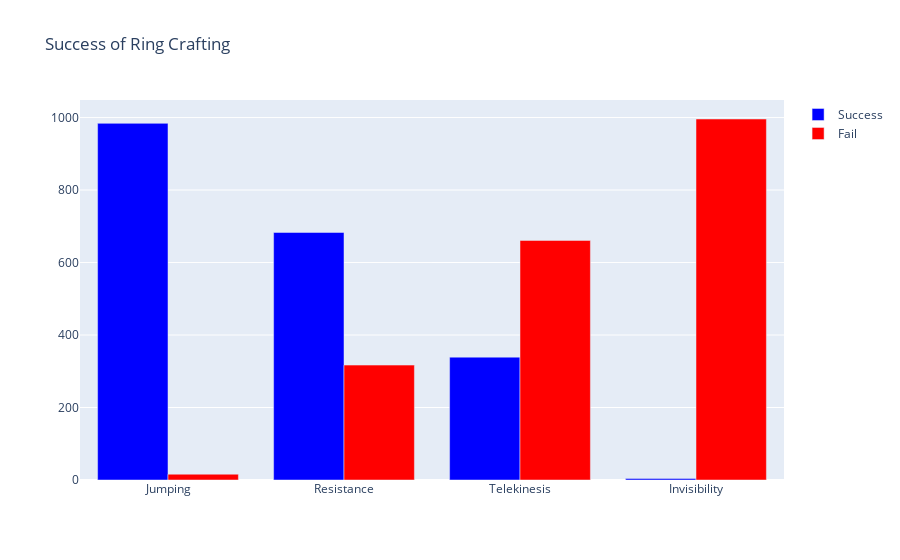

The notebook cell this image was saved under:
### Code cell
results_success = results.where( results["Success"] ).dropna().filter(items=["Item"]).value_counts().reset_index(name='Count')
results_fail = results.mask( results["Success"] ).dropna().filter(items=["Item"]).value_counts().reset_index(name='Count')

success_bars = go.Figure(data=[
    go.Bar(
        x=results_success["Item"],
        y=results_success["Count"],
        marker_color="Blue",
        name="Success"
    ),
    go.Bar(
        x=results_fail["Item"],
        y=results_fail["Count"],
        marker_color="Red",
        name="Fail"
    )
])
success_bars.update_layout(
    title_text='Success of Ring Crafting'
)

success_bars.show()

### Figure 1 — Plotly figure (JSON) as saved in the notebook; plotly's stock layout.template omitted (floating-point values rounded to 4 significant figures)
{"data": [{"marker": {"color": "Blue"}, "name": "Success", "type": "bar", "x": ["Jumping", "Resistance", "Telekinesis", "Invisibility"], "y": [984, 683, 339, 4]}, {"marker": {"color": "Red"}, "name": "Fail", "type": "bar", "x": ["Invisibility", "Telekinesis", "Resistance", "Jumping"], "y": [996, 661, 317, 16]}], "layout": {"title": {"text": "Success of Ring Crafting"}}}
